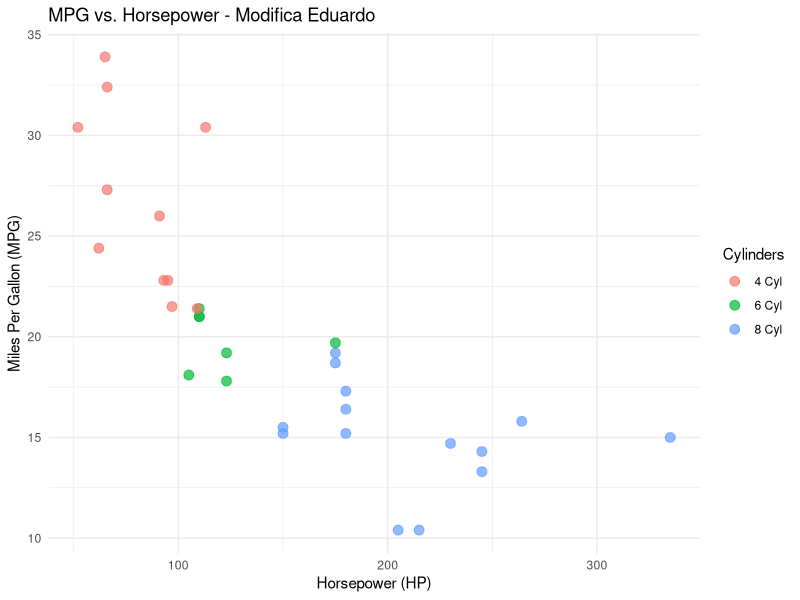

Write R code to recreate this figure.
# Load necessary libraries
# install.packages("dplyr")
library(ggplot2)
library(dplyr)

# Load the mtcars dataset
data("mtcars")

# Data manipulation: Add a factor column for cylinders
mtcars <- mtcars %>%
  mutate(cyl_factor = factor(cyl, levels = c(4, 6, 8), labels = c("4 Cyl", "6 Cyl", "8 Cyl")))

# Summarize the dataset: Calculate mean MPG by cylinder category
summary_table <- mtcars %>%
  group_by(cyl_factor) %>%
  summarise(mean_mpg = mean(mpg, na.rm = TRUE))

print(summary_table)

# Plot
ggplot(mtcars, aes(x = hp, y = mpg, color = cyl_factor)) +
  geom_point(size = 3, alpha = 0.7) +
  labs(title = "MPG vs. Horsepower - Modifica Eduardo",
       x = "Horsepower (HP)",
       y = "Miles Per Gallon (MPG)",
       color = "Cylinders") +
  theme_minimal()